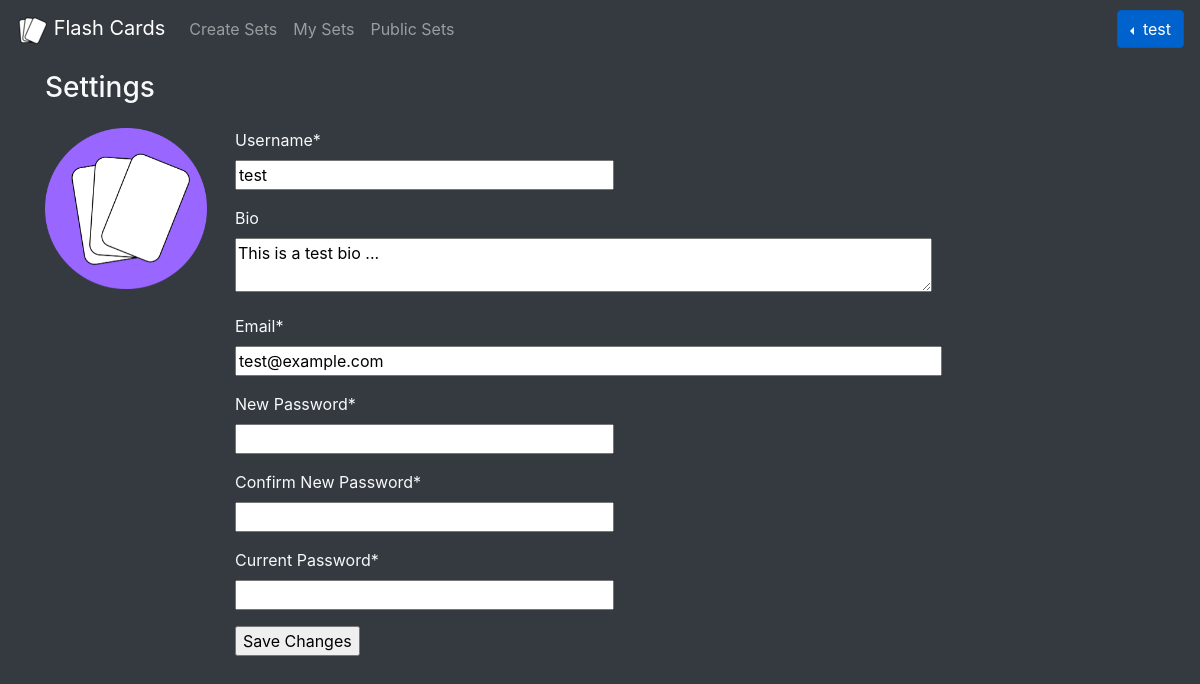
The app's page /settings (signed in) with its own data.
### models.py (models this page shows, shortened)
class User(UserMixin, db.Model):
    __tablename__ = 'users'
    id = db.Column(db.Integer, primary_key=True)
    name = db.Column(db.String(100), nullable=False, unique=False)
    email = db.Column(db.String(40), unique=True, nullable=False)
    password = db.Column(db.String(200), primary_key=False, unique=False, nullable=False)
    created_on = db.Column(db.String(100), index=False, unique=False, nullable=True)
    last_login = db.Column(db.String(100), index=False, unique=False, nullable=True)
    avatar = db.Column(db.String(200), unique=False, nullable=True)
    bio = db.Column(db.String(500), unique=False, nullable=True)

### views/auth.py (the view, shortened to what this page needs)
@auth_blueprint.route('/settings', methods=['GET', 'POST'])
@login_required
def settings():
    avatars = {}
    for filename in os.listdir('static/avatars'):
        fullpath = 'avatars/' + filename
        avatars[fullpath] = True if fullpath == current_user.avatar else False
    form = SettingsForm(username=current_user.name, email=current_user.email, bio=current_user.bio)
    return render_template('settings.html', current_user=current_user, form=form, avatars=avatars)

### forms.py
class SettingsForm(FlaskForm):
    username = StringField('Username', validators=[DataRequired()])
    bio = TextAreaField('Bio', validators=[Length(max=500)], render_kw={"rows": 2, "cols": 66})
    email = StringField('Email', validators=[DataRequired(), Email()])
    new_password = PasswordField('New Password', validators=[])
    new_password2 = PasswordField(
        'Confirm New Password', validators=[EqualTo('new_password'), RequiredIf('new_password')])
    password = PasswordField('Current Password', validators=[DataRequired()])
    submit = SubmitField('Save Changes')

### models.py (called while the page is built)
@login.user_loader
def load_user(user_id):
    return User.query.get(int(user_id))

### templates/settings.html (shortened to what this page needs)
{% extends 'base.html' %}
{% block head %}
    {{ super() }}
    <link rel= "stylesheet" type= "text/css" href= "{{ url_for('static',filename='styles/settings.css') }}">
{% endblock %}
{% block body %}
    <h3>Settings</h3>
    <div class="row mt-4">
        <div class="col-2">
            <div class="avatarCol">
                <img src="{{ url_for('static', filename=current_user.avatar) }}" class="image">
            </div>
        </div>
        <div class="col-10">
            <form action="" method="post">
                <p>
                    {{ form.username.label }}*<br>
                    {{ form.username(size=32) }}<br>
                </p>
                <p>
                    {{ form.bio.label }}<br>
                    {{ form.bio(size=32) }}<br>
                </p>
                <p>
                    {{ form.email.label }}*<br>
                    {{ form.email(size=64) }}<br>
                </p>
                <p>
                    {{ form.new_password.label }}*<br>
                    {{ form.new_password(size=32) }}<br>
                </p>
                <p>
                    {{ form.new_password2.label }}*<br>
                    {{ form.new_password2(size=32) }}<br>
                </p>
                <p>
                    {{ form.password.label }}*<br>
                    {{ form.password(size=32) }}<br>
                </p>
                <p>{{ form.submit() }}</p>
            </form>
        </div>
    </div>
{% endblock %}

### templates/base.html (shortened to what this page needs)
<!DOCTYPE html>
<html lang="en">
<head>
    {% block head %}
    <link rel="stylesheet" href="https://stackpath.bootstrapcdn.com/bootstrap/4.3.1/css/bootstrap.min.css">
    <link rel="stylesheet" href="https://cdnjs.cloudflare.com/ajax/libs/font-awesome/4.7.0/css/font-awesome.min.css">
    <link rel= "stylesheet" type= "text/css" href= "{{ url_for('static',filename='styles/base.css') }}">
    {% endblock %}
</head>
<body class="bg-dark text-light">
    <nav class="navbar navbar-expand-lg navbar-dark bg-dark">
        <a class="navbar-brand" href="{{ url_for('home.home') }}">
            <img src="{{ url_for('static',filename='favicon/favicon-32x32.png') }}">
            Flash Cards</a>
        <div class="collapse navbar-collapse" id="navbarNavAltMarkup">
            <ul class="navbar-nav mr-auto mt-2 mt-lg-0">
                {% if current_user.is_authenticated %}
                    <li class="nav item">
                        <a class="nav-item nav-link" href="{{ url_for('home.create_set') }}">Create Sets</a>
                    </li>
                    <li class="nav item">
                        <a class="nav-item nav-link" href="{{ url_for('home.my_sets') }}">My Sets</a>
                    </li>
                {% endif %}
                <li class="nav item">
                    <a class="nav-item nav-link" href="{{ url_for('home.public_sets') }}">Public Sets</a>
                </li>
            </ul>
            {% if current_user.is_authenticated %}
                <span class="dropdown show dropleft">
                    <a class="btn btn-primary dropdown-toggle" href="#" role="button" id="dropdownMenuLink" data-toggle="dropdown" aria-haspopup="true" aria-expanded="false">
                    {{ current_user.name }}
                    </a>
                </span>
            {% else %}
                <a class="navbar-text text-right" href="{{ url_for('auth.signup') }}">Register</a>
            {% endif %}
        </div>
    </nav>
    <div class="container" id="baseContainer">
        {% block body %}
        {% endblock %}
    </div>
</body>
</html>

### static/styles/base.css (style rules this page uses)
.container { margin-top: 1%; height: 100%; }

### static/styles/settings.css (style rules this page uses)
.avatarCol { position: absolute; width: 85%; }
.image { opacity: 1; width: 100%; backface-visibility: hidden; }

### records on screen
User: name "test", avatar (picture), bio "This is a test bio ...", email "test@example.com"
